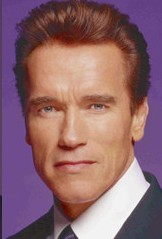
#> input picture images/arnie.jpg, 162 x 239 px
$ python faceMorphing.py -i1 images/arnie.jpg -i2 images/bush.jpg -o out.png
#> lines starting #> are read from the running program, lines starting #| are printed output that depends on the picture
import cv2
from scipy.spatial import Delaunay
import numpy as np
import argparse
import itertools
class Morpher:

    def __init__(self, output):
        self.init_lists()
        self.prefix = output
        self.k = 1

    def loadImages(self, path1, path2):
#> called with path1 = 'images/arnie.jpg', path2 = 'images/bush.jpg'
        self.image1 = cv2.imread(path1)
#> self.image1 is the input picture: shape (239, 162, 3); mean B, G, R 109.8, 102.5, 140.7
        self.image2 = cv2.imread(path2)
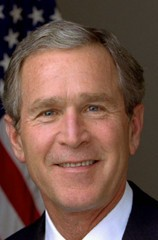
#> input picture images/bush.jpg, 158 x 240 px
#> self.image2 is the input picture: shape (240, 158, 3); mean B, G, R 72.1, 82.6, 112.9
        self.image1_unmod = cv2.imread(path1)
        self.image2_unmod = cv2.imread(path2)
        self.i1Shape = self.image1.shape
#> self.i1Shape = (239, 162, 3)
        self.i2Shape = self.image2.shape
#> self.i2Shape = (240, 158, 3)

    def loadWindows(self):
        self.w1 = 'Get Image1 Points'
        self.w2 = 'Get Image2 Points'

        cv2.namedWindow(self.w1, cv2.WINDOW_NORMAL)
        cv2.namedWindow(self.w2, cv2.WINDOW_NORMAL)

        cv2.imshow(self.w1, self.image1)
        cv2.imshow(self.w2, self.image2)
        cv2.setMouseCallback(self.w1, self.getPointsImage1)
        cv2.setMouseCallback(self.w2, self.getPointsImage2)

        cv2.waitKey(0)
        cv2.destroyAllWindows()
        self.extendLists()
        self.printLists()
#| [(0, 0), (0, 162), (239, 0), (239, 162)]
#| [(0, 0), (0, 158), (240, 0), (240, 158)]
        # self.constructIntermediateLists()
        for w in [0.33, 1.00, 3]:
            self.w = w
            self.constructIntermediateImage()
#> this loop made 3 passes
#> pass 1, in constructIntermediateImage, `cv2.imwrite(self.prefix+'_'+str(self.w)+'.png',final_image)`:
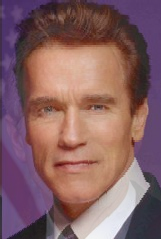
#> saved as out.png_0.33.png: shape (239, 161, 3); mean B, G, R 99.9, 97.1, 133.4
#> pass 2, in constructIntermediateImage (call 2), `cv2.imwrite(self.prefix+'_'+str(self.w)+'.png',final_image)`:
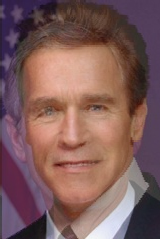
#> saved as out.png_1.0.png: shape (239, 160, 3); mean B, G, R 90.5, 92.1, 126.4

    def init_lists(self):
        self.list1 = []
        self.list2 = []

    def getPointsImage1(self, event, x, y, params, flags):
        if event == cv2.EVENT_LBUTTONDOWN:
            self.list1.append((y,x))    # because x is column and y is row
            cv2.circle(self.image1, (x,y), 3, (0,255,0), 3)
            cv2.imshow(self.w1, self.image1)

    def getPointsImage2(self, event, x, y, params, flags):
        if event == cv2.EVENT_LBUTTONDOWN:
            self.list2.append((y,x))
            cv2.circle(self.image2, (x,y), 3, (0,0,255), 3)
            cv2.imshow(self.w2, self.image2)

    def extendLists(self):
        # add the i1 and i2 corner coordinates

        # trim both of them to shorter length
        self.len = len(self.list2) if (len(self.list1) > len(self.list2)) else len(self.list1)

        self.list1 = self.list1[:self.len]
        self.list2 = self.list2[:self.len]

        self.list1.append((0, 0))
        self.list1.append((0, self.i1Shape[1]))
        self.list1.append((self.i1Shape[0], 0))
        self.list1.append((self.i1Shape[0], self.i1Shape[1]))

        self.list2.append((0, 0))
        self.list2.append((0, self.i2Shape[1]))
        self.list2.append((self.i2Shape[0], 0))
        self.list2.append((self.i2Shape[0], self.i2Shape[1]))

        self.len = self.len + 4

    def constructIntermediateLists(self):
        k = self.k
        self.inter_points = [[] for i in range(k)]
        self.inter_sizes  = []
        for i in range(k):
            left_weight = (float(k-i))/(float(k+1))
            right_weight = (float(i+1))/(float(k+1))

            # do down size in INT
            self.inter_sizes.append(((left_weight*(np.array(self.i1Shape).astype(float))) + (right_weight*(np.array(self.i2Shape).astype(float)))).astype(int))

            for j in range(self.len):
                self.inter_points[i].append((left_weight*((np.array(self.list1[j]).astype(float))) + right_weight*((np.array(self.list2[j]).astype(float)))).astype(int))

    def constructIntermediateImages(self):
        self.inter_images = [np.zeros(s) for s in self.inter_sizes]
        self.triangulations = []
        for i in range(self.k):
            # print(len(self.inter_points[i]))
            # print(len(self.inter_points[i][0]))
            # print(len(self.inter_points[i][0].shape))
            tri = Delaunay(self.inter_points[i])
            # print(points[tri.simplices])
            self.triangulations.append(tri)

            # Use this link for Barycentric coordinates and effine transform
            # https://docs.scipy.org/doc/scipy-0.14.0/reference/generated/scipy.spatial.Delaunay.html

    def barycentric_coordinates(self, coordinates, triangle_numbers):
        bary_coord = []
        for i in range(len(triangle_numbers)):
            b = list(self.tri.transform[triangle_numbers[i],:2].dot(coordinates[i]-self.tri.transform[triangle_numbers[i],2]))
            b.append(1.0 - sum(b))
            bary_coord.append(b)
        return bary_coord

    def constructIntermediateImage(self):
        w1 = 1.0/(1.0 + self.w)
        w2 = self.w/(1.0 + self.w)
        myadd = lambda xs,ys: tuple(int(x + y) for x, y in zip(xs, ys))
        self.inter_image = [myadd(tuple(w1*i for i in x) , tuple(w2*i for i in y)) for x,y in zip(self.list1, self.list2)]
        print(self.inter_image)
        self.tri = Delaunay(self.inter_image)
        # print(tri.simplices)
        # tri.simplices is a 2d-numpy array kx3 array with indices of points of each simplex in each row
        m,n = self.inter_image[-1]
        final_image_coordinates = list(itertools.product(range(m),range(n)))
        p = self.tri.find_simplex(final_image_coordinates)
        bary_coordinates = self.barycentric_coordinates(final_image_coordinates, p)
        simplices = self.tri.simplices
        final_image = np.zeros((m,n,3))
        for i in range(m):
            for j in range(n):
                triangle_number = p[i*n+j]
                corner_points = simplices[triangle_number]
                barycentric = bary_coordinates[i*n+j]
                p1 = myadd(myadd(tuple(x*barycentric[0] for x in self.list1[corner_points[0]]),tuple(x*barycentric[1] for x in self.list1[corner_points[1]])),tuple(x*barycentric[2] for x in self.list1[corner_points[2]]))
                p2 = myadd(myadd(tuple(x*barycentric[0] for x in self.list2[corner_points[0]]),tuple(x*barycentric[1] for x in self.list2[corner_points[1]])),tuple(x*barycentric[2] for x in self.list2[corner_points[2]]))
                final_image[i,j] = [int(x) for x in self.image1_unmod[p1]*w1 + self.image2_unmod[p2]*w2]
        # Now p has the triangle number for each of the pixels
        cv2.imwrite(self.prefix+'_'+str(self.w)+'.png',final_image)


    def showTriangulation(self):
        pass
        # [4 lines of commented-out code are left out]

    def printLists(self):
        print(self.list1)
        print(self.list2)


if __name__ == "__main__" :

    parser = argparse.ArgumentParser(description='Morph some images')
    parser.add_argument('-i1', dest='i1path', help='The image 1 path', required = True, type=str)
    parser.add_argument('-i2', dest='i2path', help='The image 2 path', required = True, type=str)
    # parser.add_argument('-k', dest='k', help='Morphing through k frames', required = True, type=int, default=1)
    # parser.add_argument('-w', dest='w',help='Weight of image2 compared to image1', required=True,type=int,default=1)
    parser.add_argument('-o', dest='output', help='Output Prefix', required=True, type=str)
    args = parser.parse_args()

    morpher = Morpher(args.output)
    morpher.loadImages(args.i1path, args.i2path)
    morpher.loadWindows()
